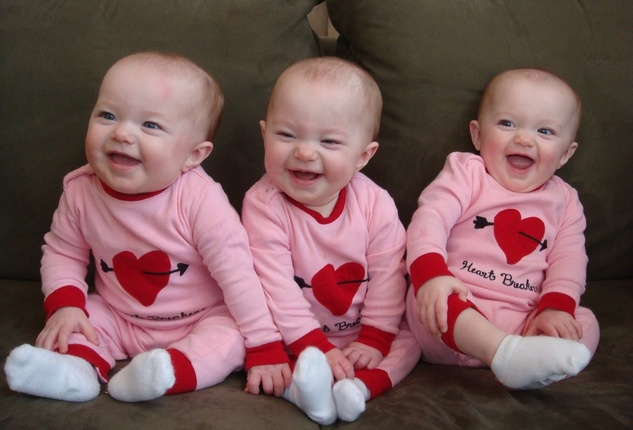
#> input picture data/test3.jpg, 633 x 430 px, shrunk from 1296 x 880 before the run, found by its file name
$ jupyter execute --allow-errors DEVOIR_IA.ipynb   (shell and % lines are left out)
#> lines starting #> are read from the running program, lines starting #| are printed output that depends on the picture; after the words box and inside, x2 and y2 are one past the last pixel; in counts of white or black regions, pixels touching at a corner belong together
[cell 1]
#import required libraries
#import OpenCV library
import cv2
#import matplotlib library
import matplotlib.pyplot as plt
#importing time library for speed comparisons of both classifiers
import time

[cell 2]
def convertToRGB(img):
    return cv2.cvtColor(img, cv2.COLOR_BGR2RGB)

[cell 3]
#load test iamge
test1 = cv2.imread('C:/Users/lenovo/Desktop/images/IMG-20190410-WA0037.jpg')

#convert the test image to gray image as opencv face detector expects gray images
#> (the rest of this cell did not finish here and is left out)

#> (a cell that did not finish here is left out)

[cell 5]
#load cascade classifier training file for haarcascade
haar_face_cascade = cv2.CascadeClassifier('C:/Users/lenovo/Desktop/FACE_DETECTION/Face-Detection-OpenCV-master/data/haarcascade_frontalface_alt.xml')

#> (a cell that did not finish here is left out)

#> (a cell that did not finish here is left out)

#> (a cell that did not finish here is left out)

[cell 9]
def detect_faces(f_cascade, colored_img, scaleFactor = 1.1):
    #just making a copy of image passed, so that passed image is not changed
    img_copy = colored_img.copy()

    #convert the test image to gray image as opencv face detector expects gray images
    gray = cv2.cvtColor(img_copy, cv2.COLOR_BGR2GRAY)

    #let's detect multiscale (some images may be closer to camera than others) images
    faces = f_cascade.detectMultiScale(gray, scaleFactor=scaleFactor, minNeighbors=5);

    #go over list of faces and draw them as rectangles on original colored img
    for (x, y, w, h) in faces:
        cv2.rectangle(img_copy, (x, y), (x+w, y+h), (0, 255, 0), 2)

    return img_copy

[cell 10]
#load another image
test2 = cv2.imread('C:/Users/lenovo/Desktop/FACE_DETECTION/Face-Detection-OpenCV-master/data/test3.jpg')
#> test2 is the input picture: shape (430, 633, 3); mean B, G, R 89.9, 89.5, 123.1

#call our function to detect faces
faces_detected_img = detect_faces(haar_face_cascade, test2)
#> in detect_faces, `gray = cv2.cvtColor(img_copy, cv2.COLOR_BGR2GRAY)`:
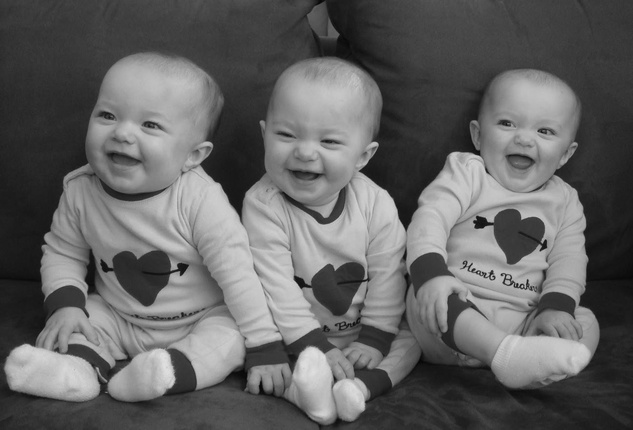
#> gray: shape (430, 633); min 5, max 224, mean 99.6
#> in detect_faces, `faces = f_cascade.detectMultiScale(gray, scaleFactor=scaleFactor, minN..`: faces = [[71, 74, 115, 115], [474, 85, 105, 105], [253, 90, 114, 114]]
#> the loop in detect_faces, `for (x, y, w, h) in faces:` made 3 passes
#> after the loop in detect_faces, `for (x, y, w, h) in faces:`:
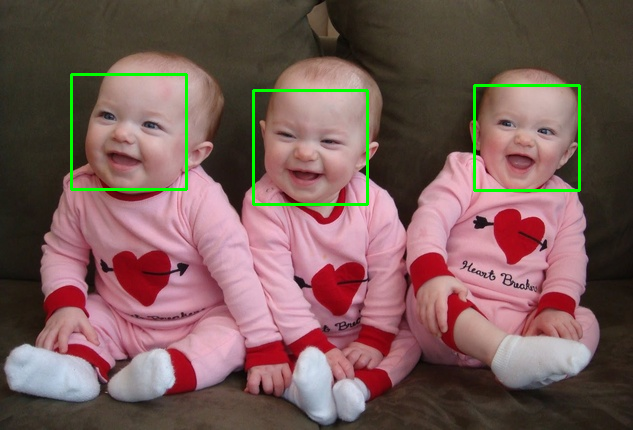
#> img_copy: shape (430, 633, 3); 1.47% of pixels changed, all inside (x1, y1, x2, y2) = (70, 73, 581, 206)

#conver image to RGB and show image
plt.imshow(convertToRGB(faces_detected_img))

[cell 11]
#load another image
test2 = cv2.imread('C:/Users/lenovo/Desktop/FACE_DETECTION/Face-Detection-OpenCV-master/data/test4.jpg')
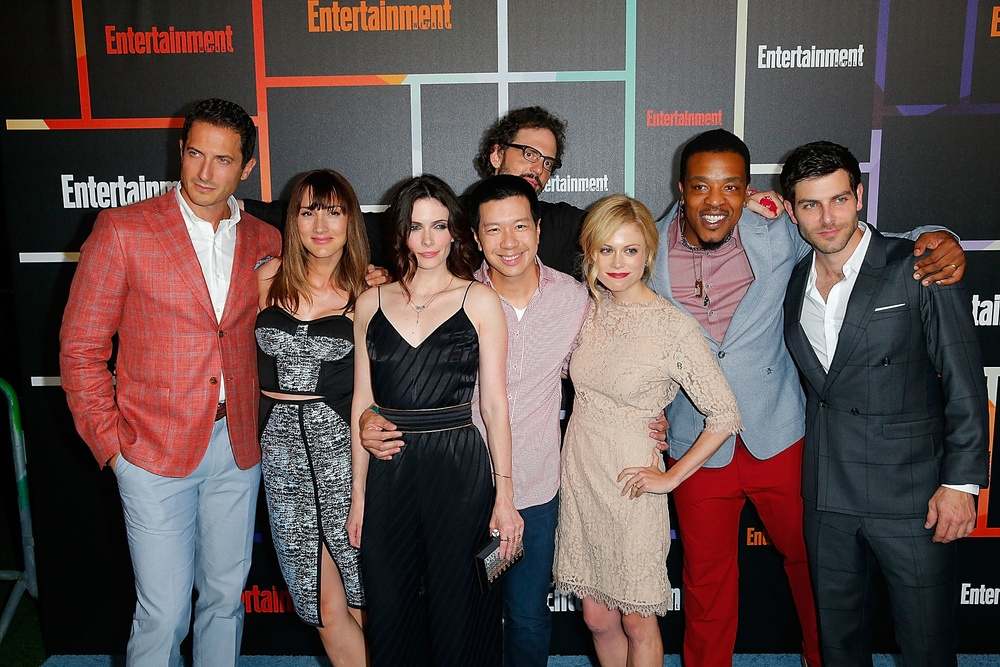
#> input picture data/test4.jpg, 1000 x 667 px, shrunk from 2048 x 1365 before the run, found by its file name
#> test2 is the input picture: shape (667, 1000, 3); mean B, G, R 77, 78.7, 95.4

#call our function to detect faces
faces_detected_img = detect_faces(haar_face_cascade, test2)
#> call 2 of detect_faces, with scaleFactor = 1.1
#> in detect_faces (call 2), `gray = cv2.cvtColor(img_copy, cv2.COLOR_BGR2GRAY)`:
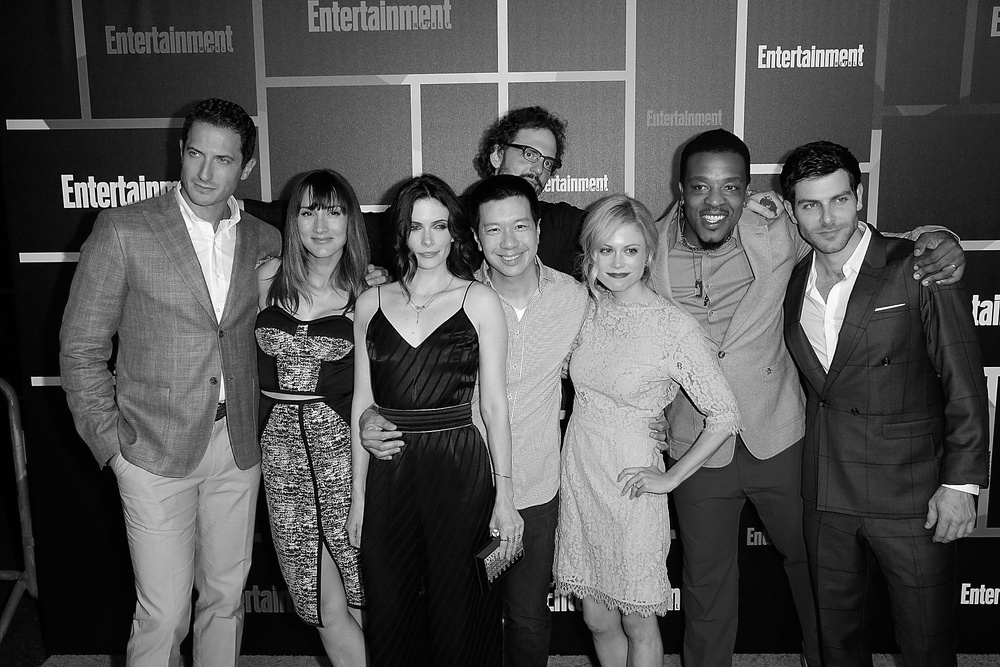
#> gray: shape (667, 1000); min 0, max 255, mean 83.5
#> in detect_faces (call 2), `faces = f_cascade.detectMultiScale(gray, scaleFactor=scaleFactor, minN..`: faces = [[399, 205, 59, 59], [586, 226, 65, 65], [474, 203, 66, 66], [174, 131, 69, 69], [678, 159, 73, 73], [790, 177, 72, 72], [289, 188, 67, 67]]
#> the loop in detect_faces (call 2), `for (x, y, w, h) in faces:` made 7 passes
#> after the loop in detect_faces (call 2), `for (x, y, w, h) in faces:`:
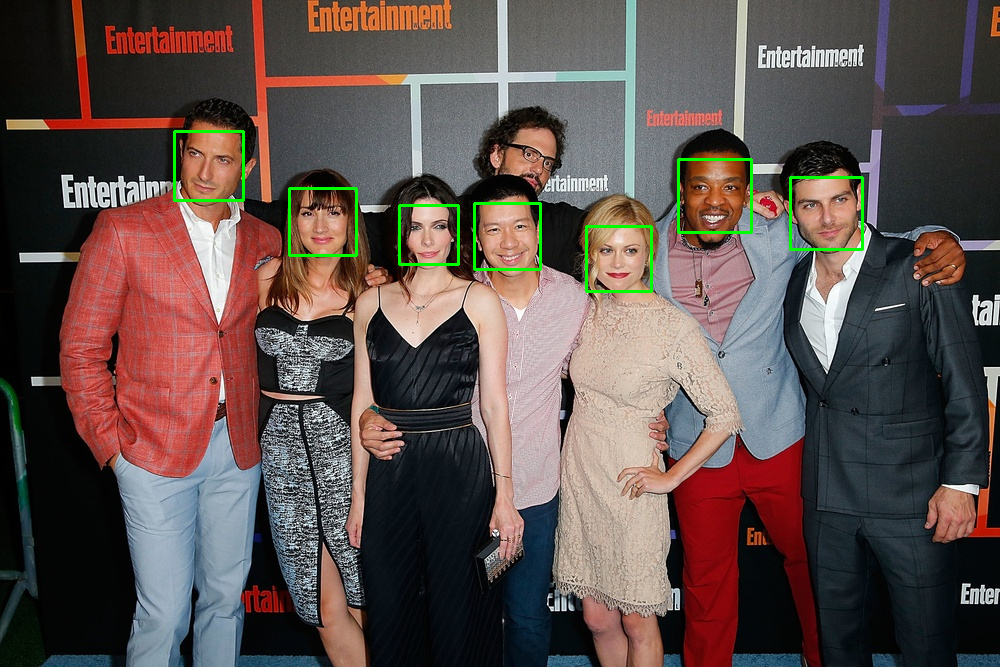
#> img_copy: shape (667, 1000, 3); 0.84% of pixels changed, all inside (x1, y1, x2, y2) = (173, 130, 864, 293)

#conver image to RGB and show image
plt.imshow(convertToRGB(faces_detected_img))

[cell 12]
#load another image
test2 = cv2.imread('C:/Users/lenovo/Desktop/FACE_DETECTION/Face-Detection-OpenCV-master/data/test4.jpg')

#call our function to detect faces
faces_detected_img = detect_faces(haar_face_cascade, test2, scaleFactor=1.2)
#> call 3 of detect_faces, with scaleFactor = 1.2
#> in detect_faces (call 3), `faces = f_cascade.detectMultiScale(gray, scaleFactor=scaleFactor, minN..`: faces = [[399, 205, 58, 58], [589, 228, 59, 59], [173, 130, 71, 71], [679, 160, 70, 70], [473, 201, 69, 69], [790, 175, 73, 73], [289, 189, 65, 65]]
#> the loop in detect_faces (call 3), `for (x, y, w, h) in faces:` made 7 passes
#> after the loop in detect_faces (call 3), `for (x, y, w, h) in faces:`:
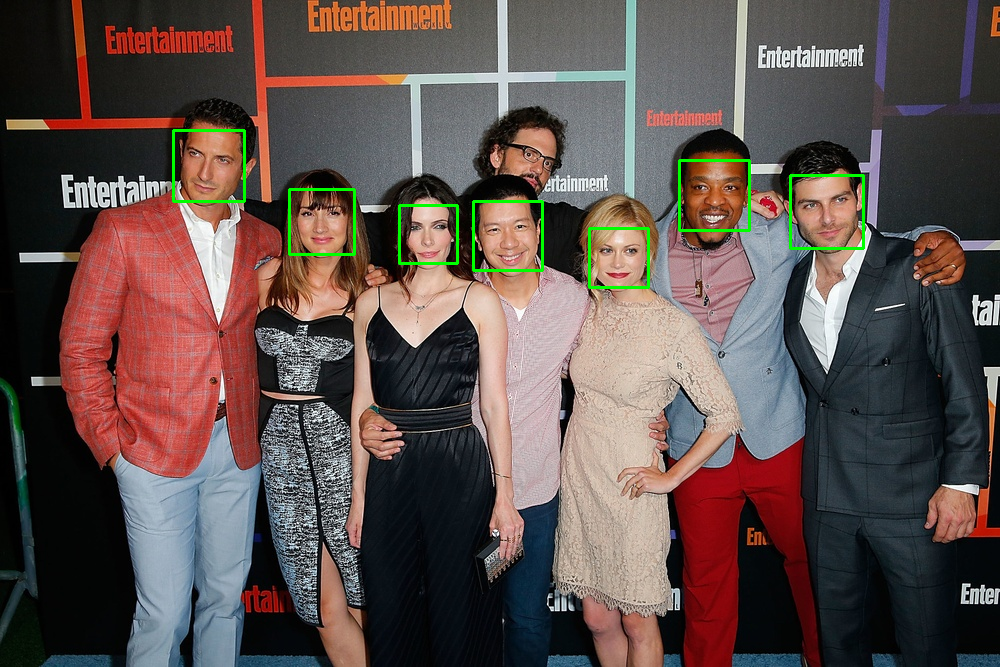
#> img_copy: shape (667, 1000, 3); 0.83% of pixels changed, all inside (x1, y1, x2, y2) = (172, 129, 865, 289)

#conver image to RGB and show image
plt.imshow(convertToRGB(faces_detected_img))

[cell 13]
#load cascade classifier training file for lbpcascade
lbp_face_cascade = cv2.CascadeClassifier('C:/Users/lenovo/Desktop/FACE_DETECTION/Face-Detection-OpenCV-master/data/lbpcascade_frontalface.xml')

#load test image
test2 = cv2.imread('C:/Users/lenovo/Desktop/FACE_DETECTION/Face-Detection-OpenCV-master/data/test2.jpg')
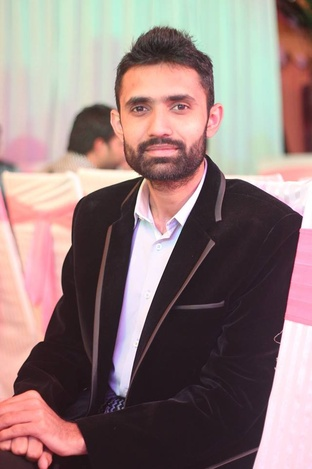
#> input picture data/test2.jpg, 312 x 469 px, shrunk from 640 x 960 before the run, found by its file name
#> test2 is the input picture: shape (469, 312, 3); mean B, G, R 123.3, 124.7, 146.3
#call our function to detect faces
faces_detected_img = detect_faces(lbp_face_cascade, test2)
#> call 4 of detect_faces, with scaleFactor = 1.1
#> in detect_faces (call 4), `gray = cv2.cvtColor(img_copy, cv2.COLOR_BGR2GRAY)`:
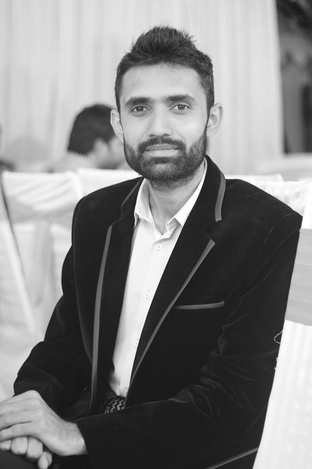
#> gray: shape (469, 312); min 15, max 255, mean 131.1
#> in detect_faces (call 4), `faces = f_cascade.detectMultiScale(gray, scaleFactor=scaleFactor, minN..`: faces = [[104, 64, 111, 111]]
#> the loop in detect_faces (call 4), `for (x, y, w, h) in faces:` made 1 pass
#> after the loop in detect_faces (call 4), `for (x, y, w, h) in faces:`:
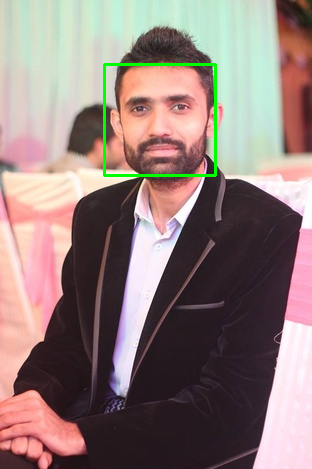
#> img_copy: shape (469, 312, 3); 0.91% of pixels changed, all inside (x1, y1, x2, y2) = (103, 63, 217, 177)

#conver image to RGB and show image
plt.imshow(convertToRGB(faces_detected_img))

[cell 14]
#load test image
test2 = cv2.imread('C:/Users/lenovo/Desktop/FACE_DETECTION/Face-Detection-OpenCV-master/data/test3.jpg')
#call our function to detect faces
faces_detected_img = detect_faces(lbp_face_cascade, test2)
#> in detect_faces (call 5), `faces = f_cascade.detectMultiScale(gray, scaleFactor=scaleFactor, minN..`: faces = [[477, 86, 102, 102], [253, 91, 112, 112]]
#> the loop in detect_faces (call 5), `for (x, y, w, h) in faces:` made 2 passes
#> after the loop in detect_faces (call 5), `for (x, y, w, h) in faces:`:
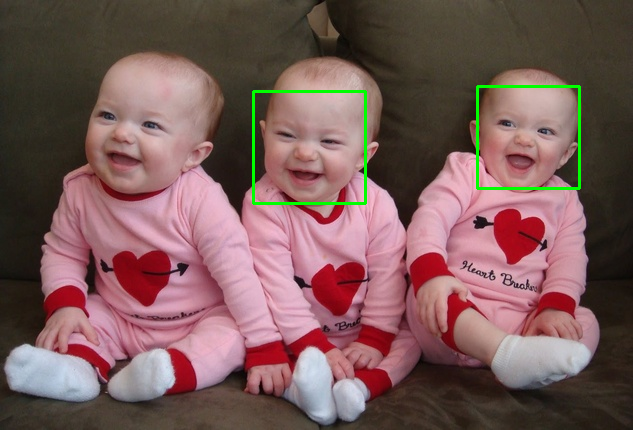
#> img_copy: shape (430, 633, 3); 0.94% of pixels changed, all inside (x1, y1, x2, y2) = (252, 85, 581, 205)

#conver image to RGB and show image
plt.imshow(convertToRGB(faces_detected_img))

[cell 15]
#------------HAAR-----------
#note time before detection
t1 = time.time()

#call our function to detect faces
haar_detected_img = detect_faces(haar_face_cascade, test2)

#note time after detection
t2 = time.time()
#calculate time difference
dt1 = t2 - t1
#print the time differene

#------------LBP-----------
#note time before detection
t1 = time.time()

lbp_detected_img = detect_faces(lbp_face_cascade, test2)

#note time after detection
t2 = time.time()
#calculate time difference
dt2 = t2 - t1
#print the time differene

#----------Let's do some fancy drawing-------------
#create a figure of 2 plots (one for Haar and one for LBP)
f, (ax1, ax2) = plt.subplots(1, 2, figsize=(10, 5))

#show Haar image
ax1.set_title('Haar Detection time: ' + str(round(dt1, 3)) + ' secs')
ax1.imshow(convertToRGB(haar_detected_img))

#show LBP image
ax2.set_title('LBP Detection time: ' + str(round(dt2, 3)) + ' secs')
ax2.imshow(convertToRGB(lbp_detected_img))

#show images
# plt.imshow(faces_detected_img)
